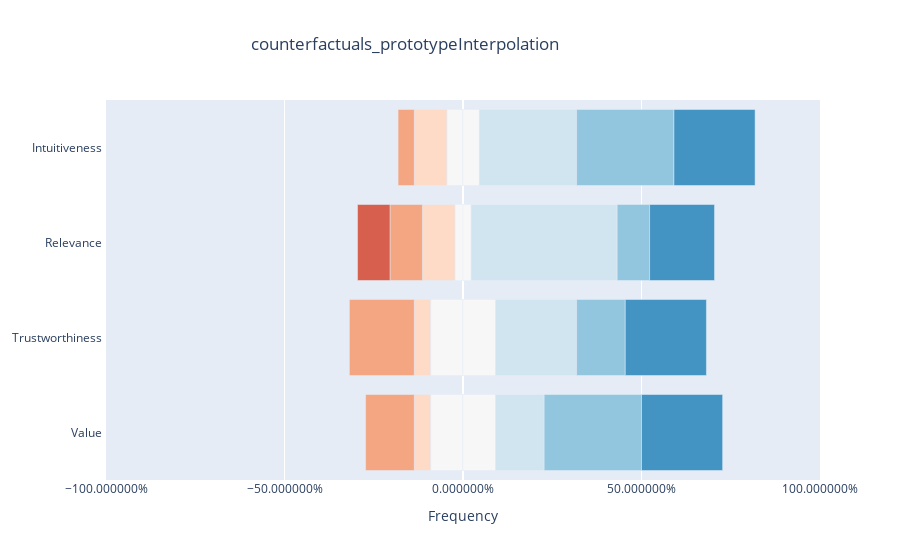
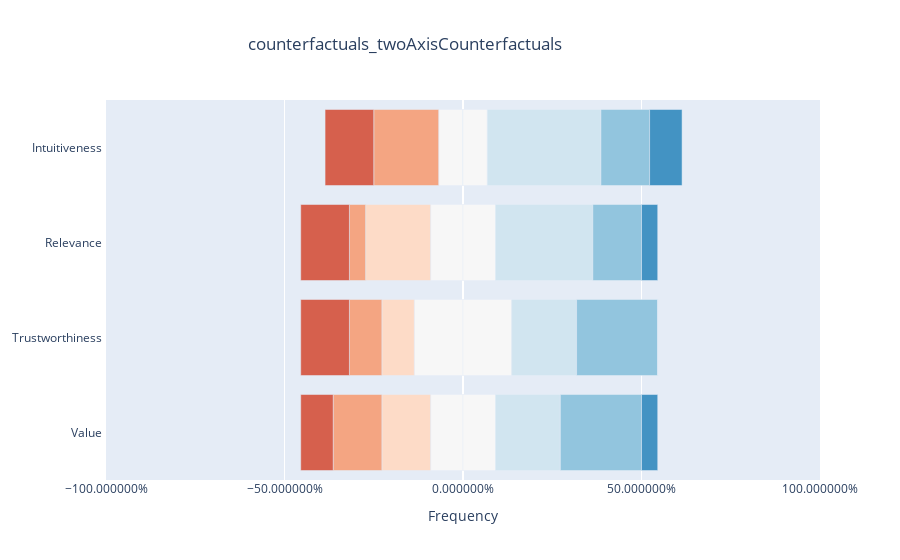
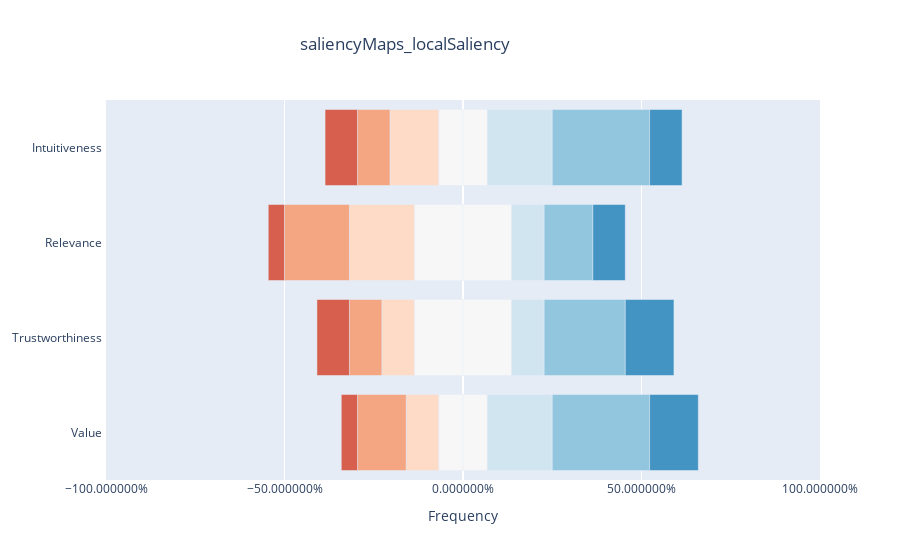
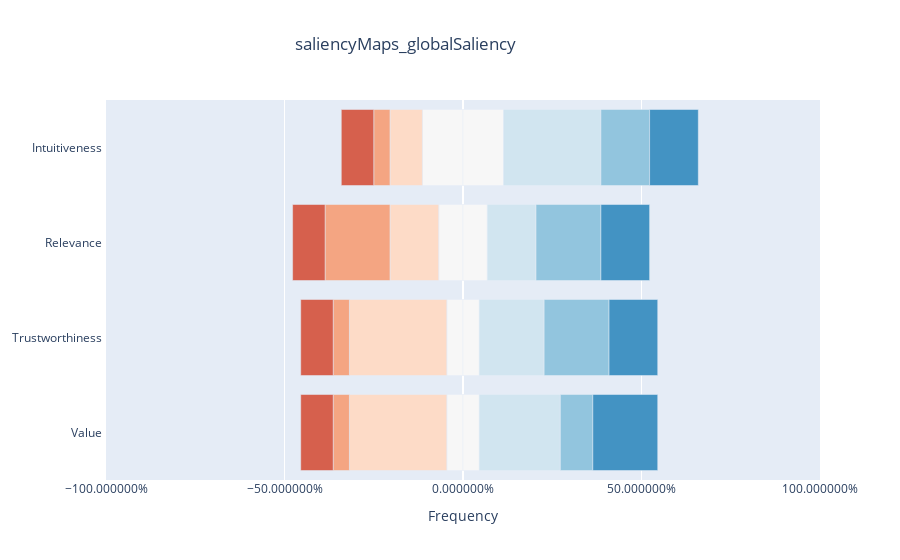

The code cell stored with these charts, in order, in its notebook:
### Code cell
def stackedBarChartDF(sub_df: pd.DataFrame, title: str,labels: list, palette, save_fig: bool = False, save_dir: str = "images"):
    #throw out non-numeric data
    int_df = sub_df.select_dtypes(include='number')
    data = int_df.values

    #get the occurences in the respective column
    understandability = Counter(data[:,0])
    usability = Counter(data[:,1])
    value = Counter(data[:,2])
    informativeness = Counter(data[:,3])

    fig = go.Figure() #type: ignore
    category_order = ["Strongly disagree","Disagree","Slightly disagree","Neutral","Slightly agree","Agree","Strongly agree"]
    
    def add_bar_trace(num, x_format):
        num_order = [1,2,3,4,5,6,7]
        rating = num_order[num]
        counts = [understandability[rating],value[rating],informativeness[rating],usability[rating]]
        total_count = sum(understandability.values())

        xvals = [x_format(count)/total_count for count in counts]

        fig.add_trace(
            go.Bar(
                x=xvals,
                y=labels,
                orientation='h',
                name=category_order[num],
                # customdata=xvals,
                # hovertemplate = "%{y}: %{customdata}",
                width=0.8,
                marker_color=palette[num]
                    )) #type: ignore

    #negative side
    add_bar_trace(3, lambda x: x * -0.5)
    for num in reversed(range(0,3)):
        add_bar_trace(num, lambda x: x *-1)

    #positive side
    add_bar_trace(3, lambda x: x * 0.5)
    for num in range(4,7):
        add_bar_trace(num, lambda x: x)

    fig.update_layout(barmode='relative', 
                    yaxis_autorange='reversed',
                    legend_y=0.5,
                    title = title,
                    title_x = 0.45,
                    xaxis = {
                        "tick0" : 0,
                        "title": "Frequency",
                        "tickformat" : '%',
                        "range" : [-1,1]
                        },
                    showlegend=False
    )
    fig.show()

    if save_fig:
        if not os.path.exists(save_dir):
            os.mkdir(save_dir)
        
        fig.write_image(f"{save_dir}/{name}.png")


#boxPlotDF(trust_df,"Trust Based Methods")

labels = ["Intuitiveness ","Relevance ","Trustworthiness ","Value "]
palette = [plotly.colors.diverging.RdBu[n] for n in [2,3,4,5,6,7,8]] #type: ignore

for name, df in dfs.items():
    stackedBarChartDF(df,name,labels, palette, save_fig=True, save_dir=os.path.splitext(results_filepath)[0])

#function to get most relevant statistical measures for single column
def descriptiveStatistics(column):
    print(df[column].describe())

#descriptiveStatistics("user_profiling_useOfDP")

### Figure 1 — Plotly figure (JSON) as saved in the notebook; plotly's stock layout.template omitted (floating-point values rounded to 4 significant figures)
{"data": [{"marker": {"color": "rgb(247,247,247)"}, "name": "Neutral", "orientation": "h", "type": "bar", "width": 0.8, "x": [-0.04545, -0.02273, -0.09091, -0.09091], "y": ["Intuitiveness ", "Relevance ", "Trustworthiness ", "Value "]}, {"marker": {"color": "rgb(253,219,199)"}, "name": "Slightly disagree", "orientation": "h", "type": "bar", "width": 0.8, "x": [-0.09091, -0.09091, -0.04545, -0.04545], "y": ["Intuitiveness ", "Relevance ", "Trustworthiness ", "Value "]}, {"marker": {"color": "rgb(244,165,130)"}, "name": "Disagree", "orientation": "h", "type": "bar", "width": 0.8, "x": [-0.04545, -0.09091, -0.1818, -0.1364], "y": ["Intuitiveness ", "Relevance ", "Trustworthiness ", "Value "]}, {"marker": {"color": "rgb(214,96,77)"}, "name": "Strongly disagree", "orientation": "h", "type": "bar", "width": 0.8, "x": [0, -0.09091, 0, 0], "y": ["Intuitiveness ", "Relevance ", "Trustworthiness ", "Value "]}, {"marker": {"color": "rgb(247,247,247)"}, "name": "Neutral", "orientation": "h", "type": "bar", "width": 0.8, "x": [0.04545, 0.02273, 0.09091, 0.09091], "y": ["Intuitiveness ", "Relevance ", "Trustworthiness ", "Value "]}, {"marker": {"color": "rgb(209,229,240)"}, "name": "Slightly agree", "orientation": "h", "type": "bar", "width": 0.8, "x": [0.2727, 0.4091, 0.2273, 0.1364], "y": ["Intuitiveness ", "Relevance ", "Trustworthiness ", "Value "]}, {"marker": {"color": "rgb(146,197,222)"}, "name": "Agree", "orientation": "h", "type": "bar", "width": 0.8, "x": [0.2727, 0.09091, 0.1364, 0.2727], "y": ["Intuitiveness ", "Relevance ", "Trustworthiness ", "Value "]}, {"marker": {"color": "rgb(67,147,195)"}, "name": "Strongly agree", "orientation": "h", "type": "bar", "width": 0.8, "x": [0.2273, 0.1818, 0.2273, 0.2273], "y": ["Intuitiveness ", "Relevance ", "Trustworthiness ", "Value "]}], "layout": {"barmode": "relative", "legend": {"y": 0.5}, "showlegend": false, "title": {"text": "counterfactuals_prototypeInterpolation", "x": 0.45}, "xaxis": {"range": [-1, 1], "tick0": 0, "tickformat": "%", "title": {"text": "Frequency"}}, "yaxis": {"autorange": "reversed"}}}

### Figure 2 — Plotly figure (JSON) as saved in the notebook; plotly's stock layout.template omitted (floating-point values rounded to 4 significant figures)
{"data": [{"marker": {"color": "rgb(247,247,247)"}, "name": "Neutral", "orientation": "h", "type": "bar", "width": 0.8, "x": [-0.06818, -0.09091, -0.1364, -0.09091], "y": ["Intuitiveness ", "Relevance ", "Trustworthiness ", "Value "]}, {"marker": {"color": "rgb(253,219,199)"}, "name": "Slightly disagree", "orientation": "h", "type": "bar", "width": 0.8, "x": [0, -0.1818, -0.09091, -0.1364], "y": ["Intuitiveness ", "Relevance ", "Trustworthiness ", "Value "]}, {"marker": {"color": "rgb(244,165,130)"}, "name": "Disagree", "orientation": "h", "type": "bar", "width": 0.8, "x": [-0.1818, -0.04545, -0.09091, -0.1364], "y": ["Intuitiveness ", "Relevance ", "Trustworthiness ", "Value "]}, {"marker": {"color": "rgb(214,96,77)"}, "name": "Strongly disagree", "orientation": "h", "type": "bar", "width": 0.8, "x": [-0.1364, -0.1364, -0.1364, -0.09091], "y": ["Intuitiveness ", "Relevance ", "Trustworthiness ", "Value "]}, {"marker": {"color": "rgb(247,247,247)"}, "name": "Neutral", "orientation": "h", "type": "bar", "width": 0.8, "x": [0.06818, 0.09091, 0.1364, 0.09091], "y": ["Intuitiveness ", "Relevance ", "Trustworthiness ", "Value "]}, {"marker": {"color": "rgb(209,229,240)"}, "name": "Slightly agree", "orientation": "h", "type": "bar", "width": 0.8, "x": [0.3182, 0.2727, 0.1818, 0.1818], "y": ["Intuitiveness ", "Relevance ", "Trustworthiness ", "Value "]}, {"marker": {"color": "rgb(146,197,222)"}, "name": "Agree", "orientation": "h", "type": "bar", "width": 0.8, "x": [0.1364, 0.1364, 0.2273, 0.2273], "y": ["Intuitiveness ", "Relevance ", "Trustworthiness ", "Value "]}, {"marker": {"color": "rgb(67,147,195)"}, "name": "Strongly agree", "orientation": "h", "type": "bar", "width": 0.8, "x": [0.09091, 0.04545, 0, 0.04545], "y": ["Intuitiveness ", "Relevance ", "Trustworthiness ", "Value "]}], "layout": {"barmode": "relative", "legend": {"y": 0.5}, "showlegend": false, "title": {"text": "counterfactuals_twoAxisCounterfactuals", "x": 0.45}, "xaxis": {"range": [-1, 1], "tick0": 0, "tickformat": "%", "title": {"text": "Frequency"}}, "yaxis": {"autorange": "reversed"}}}

### Figure 3 — Plotly figure (JSON) as saved in the notebook; plotly's stock layout.template omitted (floating-point values rounded to 4 significant figures)
{"data": [{"marker": {"color": "rgb(247,247,247)"}, "name": "Neutral", "orientation": "h", "type": "bar", "width": 0.8, "x": [-0.06818, -0.1364, -0.1364, -0.06818], "y": ["Intuitiveness ", "Relevance ", "Trustworthiness ", "Value "]}, {"marker": {"color": "rgb(253,219,199)"}, "name": "Slightly disagree", "orientation": "h", "type": "bar", "width": 0.8, "x": [-0.1364, -0.1818, -0.09091, -0.09091], "y": ["Intuitiveness ", "Relevance ", "Trustworthiness ", "Value "]}, {"marker": {"color": "rgb(244,165,130)"}, "name": "Disagree", "orientation": "h", "type": "bar", "width": 0.8, "x": [-0.09091, -0.1818, -0.09091, -0.1364], "y": ["Intuitiveness ", "Relevance ", "Trustworthiness ", "Value "]}, {"marker": {"color": "rgb(214,96,77)"}, "name": "Strongly disagree", "orientation": "h", "type": "bar", "width": 0.8, "x": [-0.09091, -0.04545, -0.09091, -0.04545], "y": ["Intuitiveness ", "Relevance ", "Trustworthiness ", "Value "]}, {"marker": {"color": "rgb(247,247,247)"}, "name": "Neutral", "orientation": "h", "type": "bar", "width": 0.8, "x": [0.06818, 0.1364, 0.1364, 0.06818], "y": ["Intuitiveness ", "Relevance ", "Trustworthiness ", "Value "]}, {"marker": {"color": "rgb(209,229,240)"}, "name": "Slightly agree", "orientation": "h", "type": "bar", "width": 0.8, "x": [0.1818, 0.09091, 0.09091, 0.1818], "y": ["Intuitiveness ", "Relevance ", "Trustworthiness ", "Value "]}, {"marker": {"color": "rgb(146,197,222)"}, "name": "Agree", "orientation": "h", "type": "bar", "width": 0.8, "x": [0.2727, 0.1364, 0.2273, 0.2727], "y": ["Intuitiveness ", "Relevance ", "Trustworthiness ", "Value "]}, {"marker": {"color": "rgb(67,147,195)"}, "name": "Strongly agree", "orientation": "h", "type": "bar", "width": 0.8, "x": [0.09091, 0.09091, 0.1364, 0.1364], "y": ["Intuitiveness ", "Relevance ", "Trustworthiness ", "Value "]}], "layout": {"barmode": "relative", "legend": {"y": 0.5}, "showlegend": false, "title": {"text": "saliencyMaps_localSaliency", "x": 0.45}, "xaxis": {"range": [-1, 1], "tick0": 0, "tickformat": "%", "title": {"text": "Frequency"}}, "yaxis": {"autorange": "reversed"}}}

### Figure 4 — Plotly figure (JSON) as saved in the notebook; plotly's stock layout.template omitted (floating-point values rounded to 4 significant figures)
{"data": [{"marker": {"color": "rgb(247,247,247)"}, "name": "Neutral", "orientation": "h", "type": "bar", "width": 0.8, "x": [-0.1136, -0.06818, -0.04545, -0.04545], "y": ["Intuitiveness ", "Relevance ", "Trustworthiness ", "Value "]}, {"marker": {"color": "rgb(253,219,199)"}, "name": "Slightly disagree", "orientation": "h", "type": "bar", "width": 0.8, "x": [-0.09091, -0.1364, -0.2727, -0.2727], "y": ["Intuitiveness ", "Relevance ", "Trustworthiness ", "Value "]}, {"marker": {"color": "rgb(244,165,130)"}, "name": "Disagree", "orientation": "h", "type": "bar", "width": 0.8, "x": [-0.04545, -0.1818, -0.04545, -0.04545], "y": ["Intuitiveness ", "Relevance ", "Trustworthiness ", "Value "]}, {"marker": {"color": "rgb(214,96,77)"}, "name": "Strongly disagree", "orientation": "h", "type": "bar", "width": 0.8, "x": [-0.09091, -0.09091, -0.09091, -0.09091], "y": ["Intuitiveness ", "Relevance ", "Trustworthiness ", "Value "]}, {"marker": {"color": "rgb(247,247,247)"}, "name": "Neutral", "orientation": "h", "type": "bar", "width": 0.8, "x": [0.1136, 0.06818, 0.04545, 0.04545], "y": ["Intuitiveness ", "Relevance ", "Trustworthiness ", "Value "]}, {"marker": {"color": "rgb(209,229,240)"}, "name": "Slightly agree", "orientation": "h", "type": "bar", "width": 0.8, "x": [0.2727, 0.1364, 0.1818, 0.2273], "y": ["Intuitiveness ", "Relevance ", "Trustworthiness ", "Value "]}, {"marker": {"color": "rgb(146,197,222)"}, "name": "Agree", "orientation": "h", "type": "bar", "width": 0.8, "x": [0.1364, 0.1818, 0.1818, 0.09091], "y": ["Intuitiveness ", "Relevance ", "Trustworthiness ", "Value "]}, {"marker": {"color": "rgb(67,147,195)"}, "name": "Strongly agree", "orientation": "h", "type": "bar", "width": 0.8, "x": [0.1364, 0.1364, 0.1364, 0.1818], "y": ["Intuitiveness ", "Relevance ", "Trustworthiness ", "Value "]}], "layout": {"barmode": "relative", "legend": {"y": 0.5}, "showlegend": false, "title": {"text": "saliencyMaps_globalSaliency", "x": 0.45}, "xaxis": {"range": [-1, 1], "tick0": 0, "tickformat": "%", "title": {"text": "Frequency"}}, "yaxis": {"autorange": "reversed"}}}
